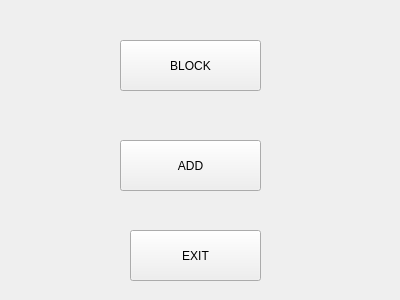
<?xml version="1.0" encoding="UTF-8"?>
<ui version="4.0">
 <class>Form</class>
 <widget class="QWidget" name="Form">
  <property name="geometry">
   <rect>
    <x>0</x>
    <y>0</y>
    <width>400</width>
    <height>300</height>
   </rect>
  </property>
  <property name="windowTitle">
   <string>Form</string>
  </property>
  <widget class="QPushButton" name="block">
   <property name="geometry">
    <rect>
     <x>120</x>
     <y>40</y>
     <width>141</width>
     <height>51</height>
    </rect>
   </property>
   <property name="text">
    <string>BLOCK</string>
   </property>
  </widget>
  <widget class="QPushButton" name="add">
   <property name="geometry">
    <rect>
     <x>120</x>
     <y>140</y>
     <width>141</width>
     <height>51</height>
    </rect>
   </property>
   <property name="text">
    <string>ADD</string>
   </property>
  </widget>
  <widget class="QPushButton" name="exit">
   <property name="geometry">
    <rect>
     <x>130</x>
     <y>230</y>
     <width>131</width>
     <height>51</height>
    </rect>
   </property>
   <property name="text">
    <string>EXIT</string>
   </property>
  </widget>
 </widget>
 <resources/>
 <connections/>
</ui>
